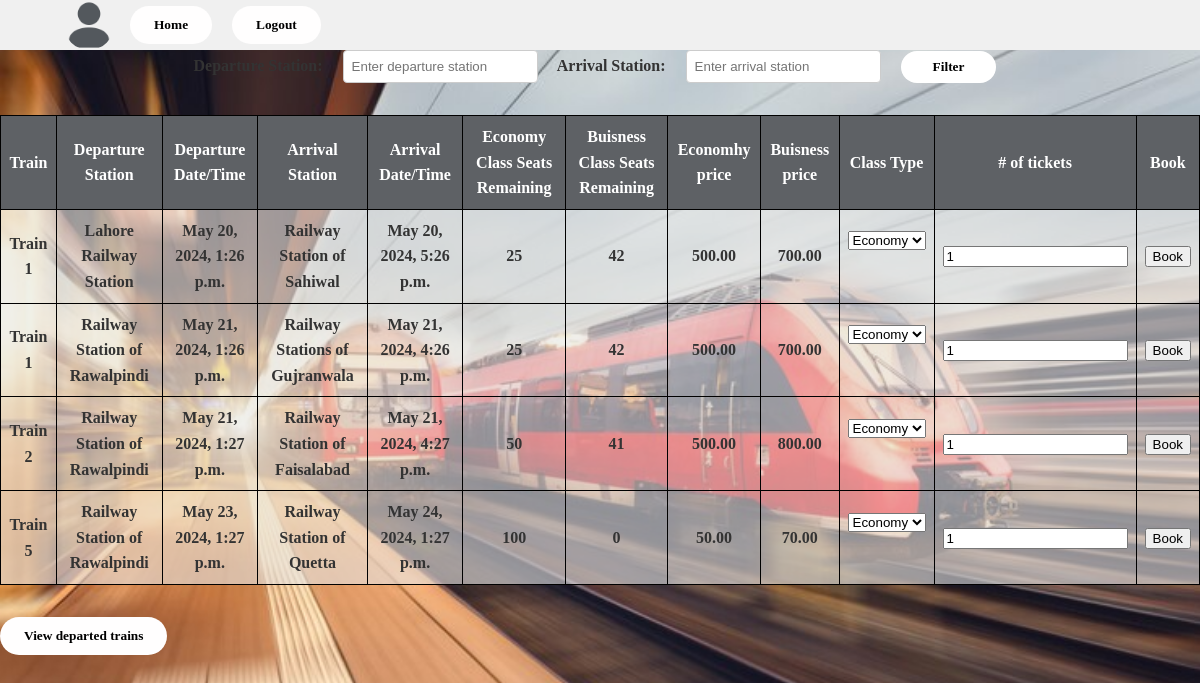
/bookings/, run on an earlier commit of the app's database.
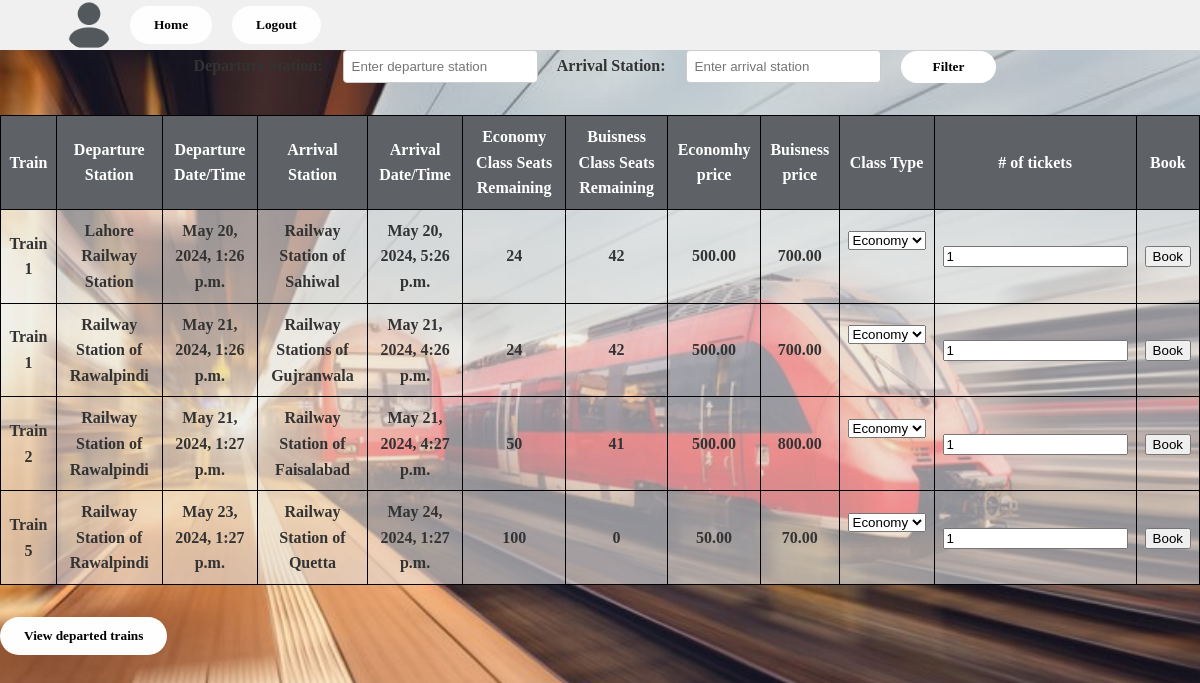
And on a later commit of the database.
### Schedules/models.py (models this page shows, shortened)
class TrainSchedule(models.Model):
    DEPARTURE_STATUS_CHOICES = (
        ('No', 'NotDeparted'),
        ('Yes', 'Departed'),
        ('Cancelled', 'Cancelled'),
        ('Delayed', 'Delayed'),
    )
    train = models.ForeignKey(Train, on_delete=models.CASCADE)
    DepartureStation = models.ForeignKey(Station, related_name='departure_schedules', on_delete=models.CASCADE, default=None)
    ArrivalStation = models.ForeignKey(Station, related_name='arrival_schedule', on_delete=models.CASCADE, default=None)
    departure_time = models.DateTimeField()
    arrival_time = models.DateTimeField()
    departure_status = models.CharField(max_length=10, choices=DEPARTURE_STATUS_CHOICES, default='No')
    date = models.DateField(default=date.today)
    @property
    def available_economy_seats(self):
        booked_tickets = Ticket.objects.filter(train=self.train, sourceStation=self.DepartureStation, destinationStation=self.ArrivalStation, classType='Economy').count()
        return self.train.economy_capacity - booked_tickets
    @property
    def available_business_seats(self):
        booked_tickets = Ticket.objects.filter(train=self.train, sourceStation=self.DepartureStation, destinationStation=self.ArrivalStation, classType='Business').count()
        return self.train.business_capacity - booked_tickets
    def calculate_price(self, class_type):
        if class_type == "economy":
            base_price = self.train.economyClassPrice
        elif class_type == "business":
            base_price = self.train.businessClassPrice
        else:
            raise ValueError("Invalid class type")
        return base_price

### Stations/models.py (models this page shows, shortened)
class Station(models.Model):
    name = models.CharField(max_length=100)
    location = models.CharField(max_length=100)
    distance = models.DecimalField(max_digits=10, decimal_places=2, default=1)  # Distance from a reference point

### Trains/models.py (models this page shows, shortened)
class Train(models.Model):
    name = models.CharField(max_length=100)
    economy_capacity = models.IntegerField(default=0)  # Capacity for economy class
    business_capacity = models.IntegerField(default=0)  # Capacity for business class
    economyClassPrice = models.DecimalField(max_digits=10, decimal_places=2)
    businessClassPrice = models.DecimalField(max_digits=10, decimal_places=2)

### Schedules/views.py (the view)
# urls.py: path('bookings/', trainDetails, name='bookings'),
def trainDetails(request):
    current_time = timezone.now()
    available_trains = Train.objects.all()
    available_stations = Station.objects.all()
    train_schedules = TrainSchedule.objects.filter(departure_time__gte=current_time)
    departure_station = request.GET.get('departure')
    arrival_station = request.GET.get('arrival')
    if departure_station and arrival_station:
        train_schedules = train_schedules.filter(
            DepartureStation__name__icontains=departure_station,
            ArrivalStation__name__icontains=arrival_station
        )
    for schedule in train_schedules:
        schedule.economy_price = schedule.calculate_price("economy")
        schedule.business_price = schedule.calculate_price("business")
    return render(request, 'schedules.html',
    {
        'train_schedules': train_schedules,
    })

### Schedules/templates/schedules.html (shortened to what this page needs)
<!DOCTYPE html>
<html lang="en">
<head>
    <link rel="stylesheet" href="/static/schedules.css">
</head>
<body>
    <header>
        <header>
            <div class="user-info">
                <img src="/static/avatar.png" alt="User Avatar">
            </div>
            <div class="action-buttons">
                <a href="/user/userPage"><button>Home</button></a>
                <a href="/user/login"><button>Logout</button></a>
            </div>
        </header>
    </header>
    <main>
        <form method="GET" action="{% url 'Schedules:TrainDetails' %}">
            <label for="departure">Departure Station:</label>
            <input type="text" name="departure" id="departure" placeholder="Enter departure station">
            <label for="arrival">Arrival Station:</label>
            <input type="text" name="arrival" id="arrival" placeholder="Enter arrival station">
            <button type="submit">Filter</button>
        </form>
        <table>
            <thead>
                <tr>
                    <th>Train</th>
                    <th>Departure Station</th>
                    <th>Departure Date/Time</th>
                    <th>Arrival Station</th>
                    <th>Arrival Date/Time</th>
                    <th>Economy Class Seats Remaining</th>
                    <th>Buisness Class Seats Remaining</th>
                    <th>Economhy price</th>
                    <th>Buisness price</th>
                    <th>Class Type</th>
                    <th># of tickets</th>
                    <th>Book</th>
                </tr>
            </thead>
            <tbody>
                {% for schedule in train_schedules %}
                    <tr>
                        <td>{{ schedule.train.name }}</td>
                        <td>{{ schedule.DepartureStation.name }}</td>
                        <td>{{ schedule.departure_time }}</td>
                        <td>{{ schedule.ArrivalStation.name }}</td>
                        <td>{{ schedule.arrival_time }}</td>
                        <td>{{ schedule.available_economy_seats }}</td>
                        <td>{{ schedule.available_business_seats }}</td>
                        <td>{{ schedule.economy_price }}</td>
                        <td>{{ schedule.business_price }}</td>
                        <td>
                            <form method="post" action="{% url 'Bookings:BookTicket' schedule.id %}">
                                <select name="class_type" id="class_type">
                                    <option value="economy">Economy</option>
                                </select>
                            </td>
                            <td>
                                <form method="post" action="{% url 'Bookings:BookTicket' schedule.id %}">
                                    <input type="number" name="num_tickets" id="num_tickets" min="1" value="1">
                            </td>
                        <td>
                            <form method="post" action="{% url 'Bookings:BookTicket' schedule.id %}">
                               <input type="submit" value="Book">
                            </form>
                        </td>
                    </tr>
                {% endfor %}
            </tbody>
        </table>
        <a href="{% url 'Schedules:DepartedTrains' %}"><button>View departed trains</button></a>
    </main>
</body>
</html>

What changed in the data, as far as the page shows it:
changed through a linked row, TrainSchedule "May 20, 2024, 1:26 p.m.": available_economy_seats "25" → "24"
changed through a linked row, TrainSchedule "May 21, 2024, 1:26 p.m.": available_economy_seats "25" → "24"
